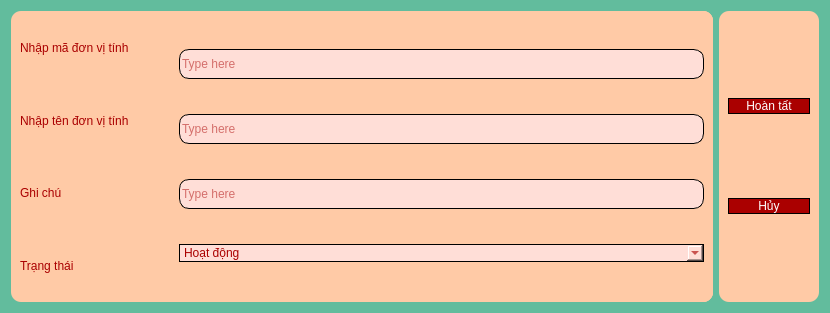
<?xml version="1.0" encoding="UTF-8"?>
<ui version="4.0">
 <class>Dialog</class>
 <widget class="QDialog" name="Dialog">
  <property name="geometry">
   <rect>
    <x>0</x>
    <y>0</y>
    <width>830</width>
    <height>313</height>
   </rect>
  </property>
  <property name="windowTitle">
   <string>Dialog</string>
  </property>
  <property name="styleSheet">
   <string notr="true">font: 87 8pt &quot;Shopee Display Black&quot;;
background-color: rgb(98, 188, 157);</string>
  </property>
  <layout class="QHBoxLayout" name="horizontalLayout">
   <item>
    <layout class="QVBoxLayout" name="verticalLayout">
     <property name="spacing">
      <number>0</number>
     </property>
     <item>
      <widget class="QWidget" name="Add_DVT" native="true">
       <property name="styleSheet">
        <string notr="true">	color: rgb(170, 0, 0);
	font: 87 11pt &quot;Shopee Display Black&quot;;
	background-color: rgb(255, 175, 135);
border-radius: 10px;
background-color: rgb(255, 202, 166);</string>
       </property>
       <layout class="QHBoxLayout" name="horizontalLayout_3">
        <property name="spacing">
         <number>0</number>
        </property>
        <property name="leftMargin">
         <number>9</number>
        </property>
        <property name="topMargin">
         <number>0</number>
        </property>
        <property name="rightMargin">
         <number>0</number>
        </property>
        <property name="bottomMargin">
         <number>0</number>
        </property>
        <item>
         <widget class="QWidget" name="widget" native="true">
          <layout class="QHBoxLayout" name="horizontalLayout_2">
           <property name="spacing">
            <number>0</number>
           </property>
           <property name="leftMargin">
            <number>0</number>
           </property>
           <property name="topMargin">
            <number>0</number>
           </property>
           <property name="rightMargin">
            <number>0</number>
           </property>
           <property name="bottomMargin">
            <number>0</number>
           </property>
           <item>
            <widget class="QFrame" name="verticalFrame_4">
             <property name="minimumSize">
              <size>
               <width>150</width>
               <height>0</height>
              </size>
             </property>
             <layout class="QVBoxLayout" name="verticalLayout_4">
              <property name="spacing">
               <number>0</number>
              </property>
              <property name="leftMargin">
               <number>0</number>
              </property>
              <property name="topMargin">
               <number>0</number>
              </property>
              <property name="rightMargin">
               <number>0</number>
              </property>
              <property name="bottomMargin">
               <number>0</number>
              </property>
              <item>
               <widget class="QLabel" name="label_4">
                <property name="styleSheet">
                 <string notr="true">	color: rgb(170, 0, 0);
	font: 87 11pt &quot;Shopee Display Black&quot;;</string>
                </property>
                <property name="text">
                 <string>Nhập mã đơn vị tính</string>
                </property>
               </widget>
              </item>
              <item>
               <widget class="QLabel" name="label_3">
                <property name="styleSheet">
                 <string notr="true">	color: rgb(170, 0, 0);
	font: 87 11pt &quot;Shopee Display Black&quot;;</string>
                </property>
                <property name="text">
                 <string>Nhập tên đơn vị tính</string>
                </property>
               </widget>
              </item>
              <item>
               <widget class="QLabel" name="label_2">
                <property name="styleSheet">
                 <string notr="true">	color: rgb(170, 0, 0);
	font: 87 11pt &quot;Shopee Display Black&quot;;</string>
                </property>
                <property name="text">
                 <string>Ghi chú</string>
                </property>
               </widget>
              </item>
              <item>
               <widget class="QLabel" name="label">
                <property name="styleSheet">
                 <string notr="true">	color: rgb(170, 0, 0);
	font: 87 11pt &quot;Shopee Display Black&quot;;</string>
                </property>
                <property name="text">
                 <string>Trạng thái</string>
                </property>
               </widget>
              </item>
             </layout>
            </widget>
           </item>
           <item>
            <widget class="QWidget" name="widget" native="true">
             <property name="styleSheet">
              <string notr="true">border-radius: 10px;
background-color: rgb(255, 202, 166);</string>
             </property>
             <layout class="QVBoxLayout" name="verticalLayout_3">
              <item>
               <widget class="QLineEdit" name="EnterDVT_MaDVT">
                <property name="minimumSize">
                 <size>
                  <width>0</width>
                  <height>30</height>
                 </size>
                </property>
                <property name="styleSheet">
                 <string notr="true">
background-color: rgb(255, 222, 215);
color: rgb(170, 0, 0);
border: 1px solid #000000;
border-radius: 10px;
</string>
                </property>
                <property name="text">
                 <string/>
                </property>
                <property name="placeholderText">
                 <string>Type here</string>
                </property>
               </widget>
              </item>
              <item>
               <widget class="QLineEdit" name="EnterDVT_TenDVT">
                <property name="minimumSize">
                 <size>
                  <width>0</width>
                  <height>30</height>
                 </size>
                </property>
                <property name="styleSheet">
                 <string notr="true">
background-color: rgb(255, 222, 215);
color: rgb(170, 0, 0);
border: 1px solid #000000;
border-radius: 10px;
</string>
                </property>
                <property name="text">
                 <string/>
                </property>
                <property name="placeholderText">
                 <string>Type here</string>
                </property>
               </widget>
              </item>
              <item>
               <widget class="QLineEdit" name="EnterDVT_GhiChu">
                <property name="minimumSize">
                 <size>
                  <width>0</width>
                  <height>30</height>
                 </size>
                </property>
                <property name="styleSheet">
                 <string notr="true">
background-color: rgb(255, 222, 215);
color: rgb(170, 0, 0);
border: 1px solid #000000;
border-radius: 10px;
</string>
                </property>
                <property name="text">
                 <string/>
                </property>
                <property name="placeholderText">
                 <string>Type here</string>
                </property>
               </widget>
              </item>
              <item>
               <widget class="QComboBox" name="EnterDVT_TrangThai">
                <property name="styleSheet">
                 <string notr="true">
background-color: rgb(255, 222, 215);
color: rgb(170, 0, 0);
border: 1px solid #000000;
border-radius: 10px;
</string>
                </property>
                <item>
                 <property name="text">
                  <string>Hoạt động</string>
                 </property>
                </item>
                <item>
                 <property name="text">
                  <string>Không hoạt động</string>
                 </property>
                </item>
               </widget>
              </item>
             </layout>
            </widget>
           </item>
          </layout>
         </widget>
        </item>
       </layout>
      </widget>
     </item>
    </layout>
   </item>
   <item>
    <widget class="QWidget" name="horizontalWidget" native="true">
     <property name="minimumSize">
      <size>
       <width>100</width>
       <height>0</height>
      </size>
     </property>
     <property name="styleSheet">
      <string notr="true">	color: rgb(170, 0, 0);
	font: 87 11pt &quot;Shopee Display Black&quot;;
border-radius: 10px;
background-color: rgb(255, 202, 166);</string>
     </property>
     <layout class="QVBoxLayout" name="verticalLayout_2">
      <item>
       <widget class="QPushButton" name="EnterButtonDSDVT">
        <property name="styleSheet">
         <string notr="true">QPushButton {
	font: 81 10pt &quot;Shopee Display ExtBd&quot;;
    border: 1px solid #000000;
    border-radius: 10px;
}

QPushButton {
	background-color:  rgb(170, 0, 0);
	color: rgb(255, 255, 255);
}
QPushButton:hover {
	background-color: rgb(85, 170, 255);
}</string>
        </property>
        <property name="text">
         <string>Hoàn tất</string>
        </property>
       </widget>
      </item>
      <item>
       <widget class="QPushButton" name="ExitButtonDSDVT">
        <property name="styleSheet">
         <string notr="true">QPushButton {
	font: 81 10pt &quot;Shopee Display ExtBd&quot;;
    border: 1px solid #000000;
    border-radius: 10px;
}

QPushButton {
	background-color:  rgb(170, 0, 0);
	color: rgb(255, 255, 255);
}
QPushButton:hover {
	background-color: rgb(85, 170, 255);
}</string>
        </property>
        <property name="text">
         <string>Hủy</string>
        </property>
       </widget>
      </item>
     </layout>
    </widget>
   </item>
  </layout>
 </widget>
 <resources/>
 <connections/>
</ui>
